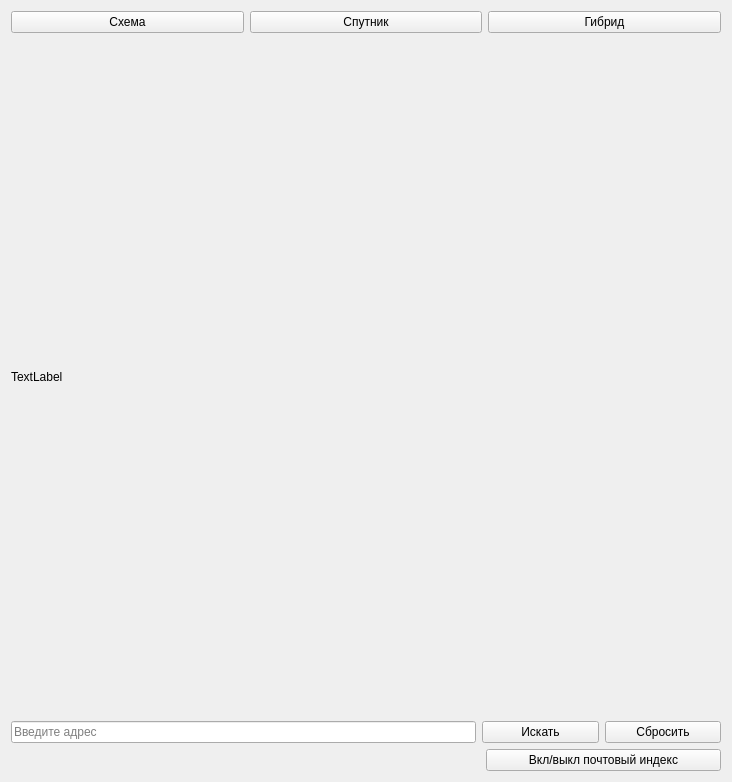
<?xml version="1.0" encoding="UTF-8"?>
<ui version="4.0">
 <class>Dialog</class>
 <widget class="QDialog" name="Dialog">
  <property name="geometry">
   <rect>
    <x>0</x>
    <y>0</y>
    <width>732</width>
    <height>782</height>
   </rect>
  </property>
  <property name="windowTitle">
   <string>Dialog</string>
  </property>
  <layout class="QHBoxLayout" name="horizontalLayout">
   <item>
    <layout class="QGridLayout" name="gridLayout">
     <item row="1" column="0">
      <layout class="QVBoxLayout" name="verticalLayout" stretch="0,0,0,0">
       <item>
        <layout class="QHBoxLayout" name="horizontalLayout_2">
         <item>
          <widget class="QPushButton" name="schemeButton">
           <property name="focusPolicy">
            <enum>Qt::NoFocus</enum>
           </property>
           <property name="text">
            <string>Схема</string>
           </property>
          </widget>
         </item>
         <item>
          <widget class="QPushButton" name="satelliteButton">
           <property name="focusPolicy">
            <enum>Qt::NoFocus</enum>
           </property>
           <property name="text">
            <string>Спутник</string>
           </property>
          </widget>
         </item>
         <item>
          <widget class="QPushButton" name="hybridButton">
           <property name="focusPolicy">
            <enum>Qt::NoFocus</enum>
           </property>
           <property name="text">
            <string>Гибрид</string>
           </property>
          </widget>
         </item>
        </layout>
       </item>
       <item>
        <widget class="QLabel" name="image">
         <property name="focusPolicy">
          <enum>Qt::StrongFocus</enum>
         </property>
         <property name="text">
          <string>TextLabel</string>
         </property>
        </widget>
       </item>
       <item>
        <layout class="QHBoxLayout" name="horizontalLayout_4" stretch="4,1,1">
         <item>
          <widget class="QLineEdit" name="inputLineEdit">
           <property name="focusPolicy">
            <enum>Qt::StrongFocus</enum>
           </property>
           <property name="inputMask">
            <string/>
           </property>
           <property name="text">
            <string/>
           </property>
           <property name="placeholderText">
            <string>Введите адрес</string>
           </property>
           <property name="clearButtonEnabled">
            <bool>false</bool>
           </property>
          </widget>
         </item>
         <item>
          <widget class="QPushButton" name="findButton">
           <property name="focusPolicy">
            <enum>Qt::NoFocus</enum>
           </property>
           <property name="text">
            <string>Искать</string>
           </property>
          </widget>
         </item>
         <item>
          <widget class="QPushButton" name="resetButton">
           <property name="focusPolicy">
            <enum>Qt::NoFocus</enum>
           </property>
           <property name="text">
            <string>Сбросить</string>
           </property>
          </widget>
         </item>
        </layout>
       </item>
       <item>
        <layout class="QHBoxLayout" name="horizontalLayout_6" stretch="2,1">
         <item>
          <widget class="QLabel" name="adressLabel">
           <property name="text">
            <string/>
           </property>
          </widget>
         </item>
         <item>
          <widget class="QPushButton" name="indexButton">
           <property name="focusPolicy">
            <enum>Qt::NoFocus</enum>
           </property>
           <property name="text">
            <string>Вкл/выкл почтовый индекс</string>
           </property>
          </widget>
         </item>
        </layout>
       </item>
      </layout>
     </item>
    </layout>
   </item>
  </layout>
 </widget>
 <tabstops>
  <tabstop>schemeButton</tabstop>
  <tabstop>satelliteButton</tabstop>
  <tabstop>hybridButton</tabstop>
  <tabstop>inputLineEdit</tabstop>
  <tabstop>findButton</tabstop>
  <tabstop>resetButton</tabstop>
  <tabstop>indexButton</tabstop>
 </tabstops>
 <resources/>
 <connections/>
</ui>
